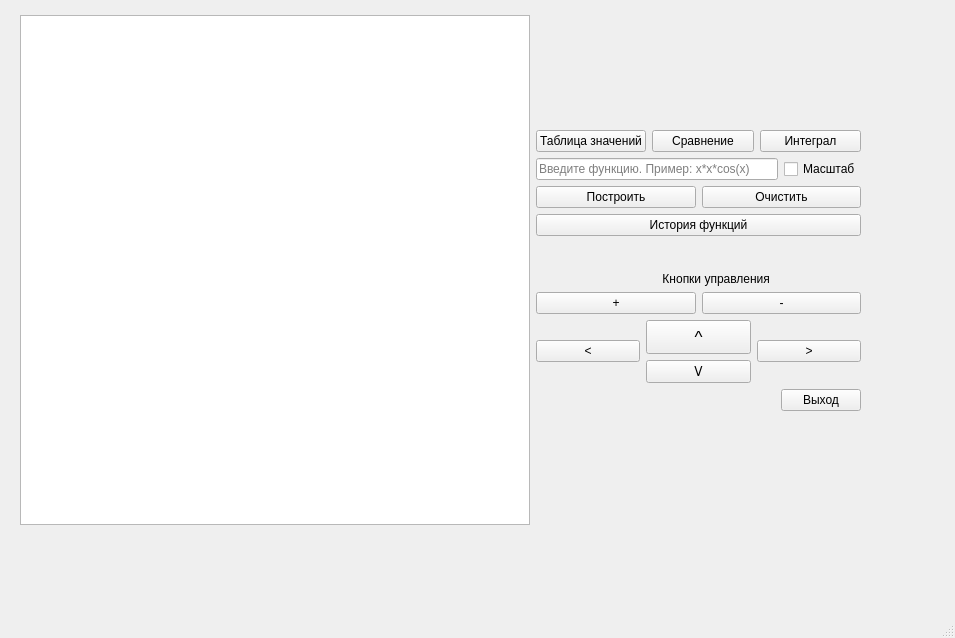
<?xml version="1.0" encoding="UTF-8"?>
<ui version="4.0">
 <class>MainWindow</class>
 <widget class="QMainWindow" name="MainWindow">
  <property name="geometry">
   <rect>
    <x>0</x>
    <y>0</y>
    <width>955</width>
    <height>638</height>
   </rect>
  </property>
  <property name="windowTitle">
   <string>MainWindow</string>
  </property>
  <widget class="QWidget" name="centralwidget">
   <widget class="QWidget" name="horizontalLayoutWidget">
    <property name="geometry">
     <rect>
      <x>20</x>
      <y>10</y>
      <width>841</width>
      <height>521</height>
     </rect>
    </property>
    <layout class="QHBoxLayout" name="horizontalLayout">
     <item>
      <widget class="QGraphicsView" name="graphicsView">
       <property name="minimumSize">
        <size>
         <width>510</width>
         <height>510</height>
        </size>
       </property>
       <property name="maximumSize">
        <size>
         <width>510</width>
         <height>510</height>
        </size>
       </property>
      </widget>
     </item>
     <item>
      <layout class="QVBoxLayout" name="verticalLayout">
       <item>
        <spacer name="verticalSpacer_2">
         <property name="orientation">
          <enum>Qt::Vertical</enum>
         </property>
         <property name="sizeHint" stdset="0">
          <size>
           <width>20</width>
           <height>40</height>
          </size>
         </property>
        </spacer>
       </item>
       <item>
        <layout class="QHBoxLayout" name="horizontalLayout_3">
         <item>
          <widget class="QPushButton" name="pushButton_12">
           <property name="text">
            <string>Таблица значений</string>
           </property>
          </widget>
         </item>
         <item>
          <widget class="QPushButton" name="pushButton_11">
           <property name="text">
            <string>Сравнение</string>
           </property>
          </widget>
         </item>
         <item>
          <widget class="QPushButton" name="pushButton_13">
           <property name="text">
            <string>Интеграл</string>
           </property>
          </widget>
         </item>
        </layout>
       </item>
       <item>
        <layout class="QHBoxLayout" name="horizontalLayout_5">
         <item>
          <widget class="QLineEdit" name="lineEdit">
           <property name="enabled">
            <bool>true</bool>
           </property>
           <property name="maxLength">
            <number>49</number>
           </property>
           <property name="placeholderText">
            <string>Введите функцию. Пример: x*x*cos(x)</string>
           </property>
          </widget>
         </item>
         <item>
          <widget class="QCheckBox" name="checkBox">
           <property name="text">
            <string>Масштаб</string>
           </property>
           <property name="checkable">
            <bool>true</bool>
           </property>
           <property name="checked">
            <bool>false</bool>
           </property>
          </widget>
         </item>
        </layout>
       </item>
       <item>
        <layout class="QGridLayout" name="gridLayout">
         <item row="0" column="1">
          <widget class="QPushButton" name="pushButton_2">
           <property name="text">
            <string>Очистить</string>
           </property>
          </widget>
         </item>
         <item row="10" column="0">
          <widget class="QPushButton" name="pushButton_7">
           <property name="text">
            <string>+</string>
           </property>
          </widget>
         </item>
         <item row="10" column="1">
          <widget class="QPushButton" name="pushButton_8">
           <property name="text">
            <string>-</string>
           </property>
          </widget>
         </item>
         <item row="2" column="0" colspan="2">
          <widget class="QPushButton" name="pushButton_9">
           <property name="text">
            <string>История функций</string>
           </property>
          </widget>
         </item>
         <item row="0" column="0">
          <widget class="QPushButton" name="pushButton">
           <property name="text">
            <string>Построить</string>
           </property>
          </widget>
         </item>
         <item row="9" column="0" colspan="2">
          <widget class="QLabel" name="label">
           <property name="text">
            <string>                                      Кнопки управления</string>
           </property>
          </widget>
         </item>
         <item row="8" column="0" colspan="2">
          <spacer name="verticalSpacer">
           <property name="orientation">
            <enum>Qt::Vertical</enum>
           </property>
           <property name="sizeHint" stdset="0">
            <size>
             <width>158</width>
             <height>30</height>
            </size>
           </property>
          </spacer>
         </item>
        </layout>
       </item>
       <item>
        <layout class="QHBoxLayout" name="horizontalLayout_2">
         <item>
          <widget class="QPushButton" name="pushButton_3">
           <property name="text">
            <string>&lt;</string>
           </property>
          </widget>
         </item>
         <item>
          <layout class="QVBoxLayout" name="verticalLayout_2">
           <item>
            <widget class="QPushButton" name="pushButton_5">
             <property name="minimumSize">
              <size>
               <width>0</width>
               <height>34</height>
              </size>
             </property>
             <property name="maximumSize">
              <size>
               <width>16777215</width>
               <height>34</height>
              </size>
             </property>
             <property name="font">
              <font>
               <pointsize>13</pointsize>
               <weight>50</weight>
               <bold>false</bold>
              </font>
             </property>
             <property name="text">
              <string>^</string>
             </property>
            </widget>
           </item>
           <item>
            <widget class="QPushButton" name="pushButton_6">
             <property name="text">
              <string>ᐯ</string>
             </property>
            </widget>
           </item>
          </layout>
         </item>
         <item>
          <widget class="QPushButton" name="pushButton_4">
           <property name="text">
            <string>&gt;</string>
           </property>
          </widget>
         </item>
        </layout>
       </item>
       <item>
        <layout class="QHBoxLayout" name="horizontalLayout_4">
         <item>
          <spacer name="horizontalSpacer">
           <property name="orientation">
            <enum>Qt::Horizontal</enum>
           </property>
           <property name="sizeHint" stdset="0">
            <size>
             <width>40</width>
             <height>20</height>
            </size>
           </property>
          </spacer>
         </item>
         <item>
          <widget class="QPushButton" name="pushButton_10">
           <property name="text">
            <string>Выход</string>
           </property>
          </widget>
         </item>
        </layout>
       </item>
       <item>
        <spacer name="verticalSpacer_4">
         <property name="orientation">
          <enum>Qt::Vertical</enum>
         </property>
         <property name="sizeHint" stdset="0">
          <size>
           <width>20</width>
           <height>40</height>
          </size>
         </property>
        </spacer>
       </item>
      </layout>
     </item>
    </layout>
   </widget>
  </widget>
  <widget class="QMenuBar" name="menubar">
   <property name="geometry">
    <rect>
     <x>0</x>
     <y>0</y>
     <width>955</width>
     <height>30</height>
    </rect>
   </property>
  </widget>
  <widget class="QStatusBar" name="statusbar"/>
 </widget>
 <resources/>
 <connections/>
</ui>
